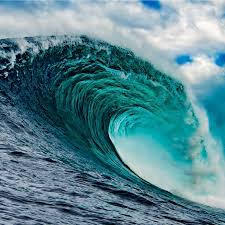
#> input picture Chapter_6/wave.jpeg, 225 x 225 px
$ python splitting_and_merging.py --image wave.jpeg
#> lines starting #> are read from the running program, lines starting #| are printed output that depends on the picture
import numpy as np
import cv2
import argparse

# Loading image
ap = argparse.ArgumentParser()
ap.add_argument("-i", "--image", required = True, help = "Path to the image")
args = vars(ap.parse_args())

image = cv2.imread(args["image"])
#> image is the input picture: shape (225, 225, 3); mean B, G, R 144.4, 133.9, 89.2

# Splitting the RGB channels of the image
(B, G, R) = cv2.split(image)
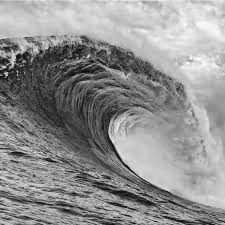
#> B: shape (225, 225); min 9, max 255, mean 144.4
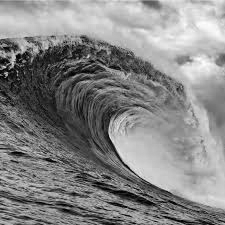
#> G: shape (225, 225); min 0, max 255, mean 133.9
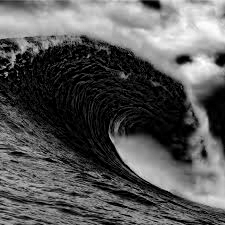
#> R: shape (225, 225); min 0, max 255, mean 89.2

cv2.imshow("Red", R)
cv2.imshow("Green", G)
cv2.imshow("Blue", B)

# Merging the channels
merged = cv2.merge([B, G, R])
cv2.imshow("Merged", merged)

cv2.waitKey(0)

# Alternate way of visualizing the separate channels
zeros = np.zeros(image.shape[:2], dtype = "uint8")
cv2.imshow("Red", cv2.merge([zeros, zeros, R]))
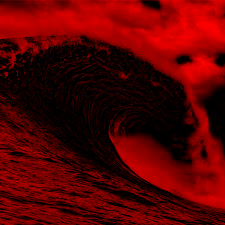
#> window 'Red': shape (225, 225, 3); mean B, G, R 0, 0, 89.2
cv2.imshow("Green", cv2.merge([zeros, G, zeros]))
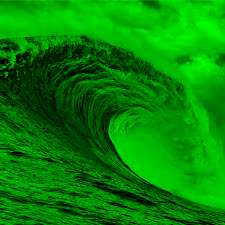
#> window 'Green': shape (225, 225, 3); mean B, G, R 0, 133.9, 0
cv2.imshow("Blue", cv2.merge([B, zeros, zeros]))
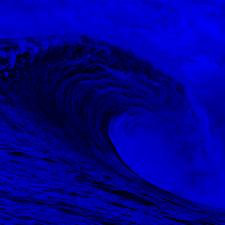
#> window 'Blue': shape (225, 225, 3); mean B, G, R 144.4, 0, 0

cv2.waitKey(0)
